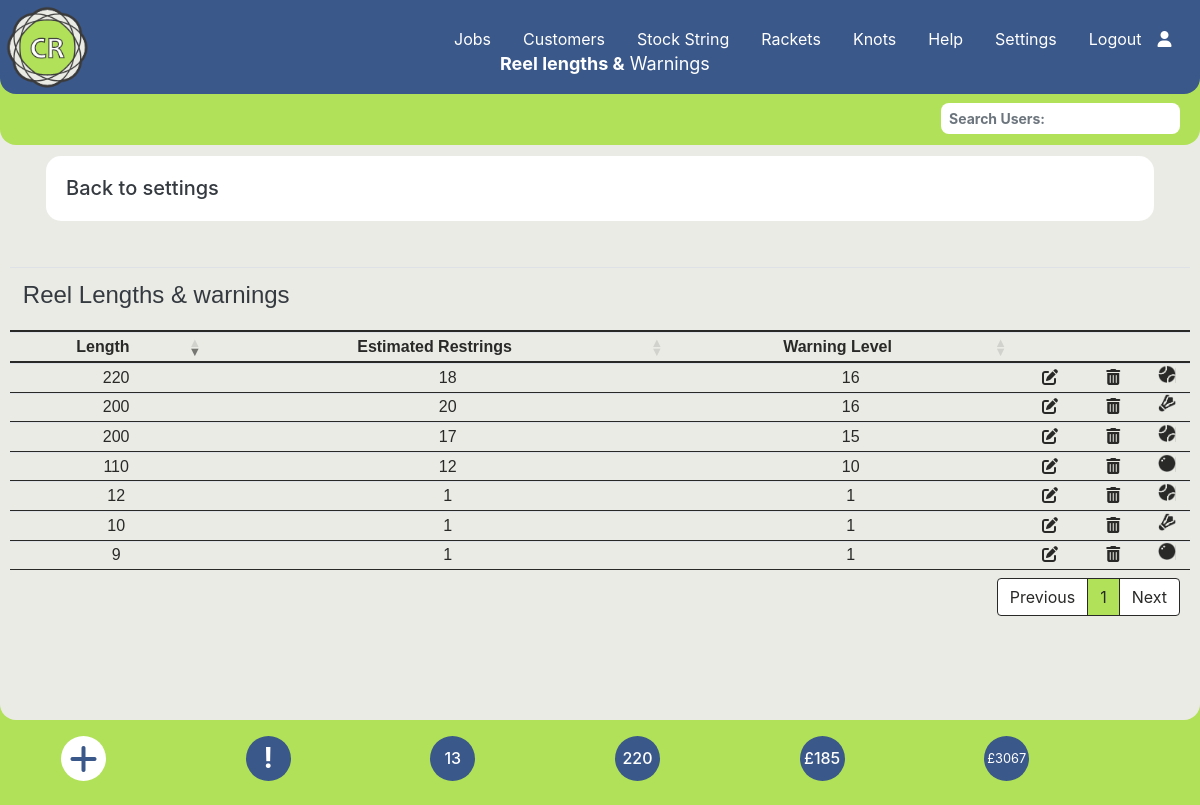
/reel-lengths.php (signed in), run on the app's committed database.
### tables this page shows
CREATE TABLE `reel_lengths` (
  `reel_length_id` int(3) NOT NULL,
  `length` int(4) NOT NULL,
  `warning_level` int(4) NOT NULL,
  `sport` int(3) NOT NULL
);

CREATE TABLE `sport` (
  `sportid` int(4) NOT NULL,
  `sportname` varchar(50) NOT NULL,
  `string_length_per_racket` int(3) NOT NULL,
  `image` varchar(100) NOT NULL
);

CREATE TABLE `settings` (
  `id` int(5) NOT NULL,
  `description` varchar(20) NOT NULL,
  `value` varchar(5) NOT NULL
);

### reel-lengths.php (the view, shortened to what this page needs)
<?php require_once('./Connections/wcba.php');
require_once('./menu.php');
$current_month_text = date("F");
$current_month_numeric = date("m");
$current_year = date("Y");
$query_Recordset6 = "SELECT * FROM stringjobs WHERE collection_date LIKE '___" . $current_month_numeric . "/" . $current_year . "%'ORDER BY job_id ASC;";
$Recordset6 = mysqli_query($conn, $query_Recordset6) or die(mysqli_error($conn));
$totalRows_Recordset6 = mysqli_num_rows($Recordset6);
$query_Recordset7 = "SELECT * FROM stringjobs ORDER BY job_id ASC;";
$Recordset7 = mysqli_query($conn, $query_Recordset7) or die(mysqli_error($conn));
$totalRows_Recordset7 = mysqli_num_rows($Recordset7);
$query_Recordset8 = "SELECT SUM(price) as SUM from stringjobs;";
$Recordset8 = mysqli_query($conn, $query_Recordset8) or die(mysqli_error($conn));
$row_Recordset8 = mysqli_fetch_assoc($Recordset8);
$sum = $row_Recordset8['SUM'];
$query_Recordset9 = "SELECT SUM(price) as SUM from stringjobs WHERE paid != '1';";
$Recordset9 = mysqli_query($conn, $query_Recordset9) or die(mysqli_error($conn));
$row_Recordset9 = mysqli_fetch_assoc($Recordset9);
$sum_owed = $row_Recordset9['SUM'];
$sql = "SELECT * FROM reel_lengths LEFT JOIN sport ON reel_lengths.sport = sport.sportid";
$Recordset4 = mysqli_query($conn, $sql) or die(mysqli_error($conn));
$row_Recordset4 = mysqli_fetch_assoc($Recordset4);
?>
<!DOCTYPE html>
<html lang="en">
<head>
  <link rel="stylesheet" href="https://cdnjs.cloudflare.com/ajax/libs/font-awesome/6.4.2/css/all.min.css">
  <link rel="stylesheet" href="https://stackpath.bootstrapcdn.com/bootstrap/4.3.1/css/bootstrap.min.css">
  <link rel="stylesheet" href="https://cdnjs.cloudflare.com/ajax/libs/bootstrap-datepicker/1.9.0/css/bootstrap-datepicker3.min.css">
  <link rel="stylesheet" href="./css/style.css">
  <link rel="stylesheet" type="text/css" href="https://cdn.datatables.net/1.13.6/css/dataTables.bootstrap4.min.css" />
</head>
<body data-spy="scroll" data-target="#main-nav">
  <?php
  echo $main_menus;
  ?>
  <div>
    <div class="home-section diva">
      <p class="fxdtext"><strong>Reel lengths &</strong> Warnings</p>
      <div class="container mt-3 pb-3 px-3 firstparavp">
        <div class="card cardvp">
          <div class="card-body">
            <a class="text-dark h5" href="./settings.php">Back to settings</a>
          </div>
        </div>
      </div>
      <table id="tblUser1" class="table-text table-hover table table-sm center" style="padding-top: 0; margin-top: 0">
        <thead>
          <tr>
            <th colspan="7">
              <div class="p-2 text-dark h4">Reel Lengths & warnings</div>
            </th>
          </tr>
          <tr>
            <th>
              Length
            </th>
            <th style="text-align: center">
              Estimated Restrings
            </th>
            <th style="text-align: center">
              Warning Level
            </th>
            <th style="text-align: center">
            </th>
            <th style="text-align: center">
            </th>
            <th></th>
          </tr>
        </thead>
        <tbody>
          <?php
          do {
            $estret = (round($row_Recordset4['length'] / $row_Recordset4['string_length_per_racket'])); ?>
            <tr>
              <td class="pl-3"><?php echo $row_Recordset4['length'] . $units; ?></td>
              <td class="pl-3" style="text-align: center"><?php echo $estret; ?></td>
              <td class="pl-3" style="text-align: center"><?php echo $row_Recordset4['warning_level']; ?></td>
              <td style="text-align: center"><i class=" fa-solid fa-pen-to-square" data-toggle="modal" data-target="#LengthEdit<?php echo $row_Recordset4['reel_length_id']; ?>"></i></td>
              <td style="text-align: center">
                <i class=" fa-solid fa-trash-can" data-toggle="modal" data-target="#LengthDelete<?php echo $row_Recordset4['reel_length_id']; ?>"></i>
              </td>
              <td class="m-0 p-0"><img class="m-0 p-0" src="./img/<?php echo $row_Recordset4['image']; ?>" width="18" height="18" style="padding:0; margin:0"></td>
            </tr>
          <?php
          } while ($row_Recordset4 = mysqli_fetch_assoc($Recordset4)); ?>
        </tbody>
      </table>
    </div>
  </div>
  <div class="container center">
    <div class="p-3 row">
      <div class="col-2">
        <a href="#" type="button" class="dot fa-solid fa-plus fa-2x" data-toggle="modal" data-target="#AddLength"></a>
      </div>
      <?php if (!empty($_SESSION['message'])) { ?>
        <div class="col-2">
          <h3 class="blinking" title="Warning Messages" data-toggle="modal" data-target="#warningModal"><strong>!</strong></h3>
        </div>
      <?php } else { ?>
        <div class="col-2">
          <h3 class="dotb" title="Warning Messages"><strong>!</strong></h3>
        </div>
      <?php } ?>
      <div class="col-2">
        <h3 class="dotbt h6 " title="Restrings for <?php echo $current_month_text; ?>"><?php echo $totalRows_Recordset6 ?></h3>
      </div>
      <div class="col-2">
        <a href="#" class="dotbt h6" title="Total restrings"><?php echo $totalRows_Recordset7 ?></a>
      </div>
      <div class="col-2">
        <a href="./jobs-unpaid.php" class="dotbt h6" title="Amount Owed"><?php echo "$currency" . $sum_owed ?></a>
      </div>
      <div class="col-2">
        <a href="#" class="dotbtt h7" title="Total Income"><small><?php echo "$currency" . $sum ?></small></a>
      </div>
    </div>
  </div>
</body>
</html>

### css/style.css (style rules this page uses)
body { background: #b1e158; color: #fff; z-index: 0; }
.fxdtext { position: fixed; top: 50px; left: 200px; font-weight: normal; font-size: 18px; color: #ffffff; z-index: 500; }
@media screen and (max-width: 2500px) { .fxdtext { left: 500px; } }
table.dataTable { clear: both; margin-top: 6px !important; margin-bottom: 6px !important; max-width: none !important; border-collapse: collapse !important; border-spacing: 0; padding-top: 120px; padding-left: 10px; padding-right: 10px; }
@media screen and (max-width: 2500px) { .table.dataTable { padding-top: 140px; font-size: 16px; } }
table.dataTable > thead > tr > th { border-bottom: 2px solid #292928; }
table.dataTable > tbody > tr > td { border-bottom: 1px solid #292928; }
.table-text { color: #292928; font-weight: normal; font: 14px Arial, sans-serif; }
.center { margin-left: auto; margin-right: auto; }
.home-section { background: #ebebe6; width: 100%; height: 670px; border-bottom-left-radius: 1rem; border-bottom-right-radius: 1rem; z-index: 1; }
@media screen and (max-width: 2500px) { .home-section { height: 720px; } }
a, a:hover, a:focus { color: inherit; text-decoration: none; transition: all 0.3s; }
.dot { height: 45px; width: 45px; background-color: #ffffff; border-radius: 50%; display: inline-block; color: #3b588a; display: flex; align-items: center; justify-content: center; }
.dotb { height: 45px; width: 45px; background-color: #3b588a; color: #ffffff; border-radius: 50%; display: inline-block; display: flex; align-items: center; justify-content: center; }
.dotbt { height: 45px; width: 45px; background-color: #3b588a; color: #ffffff; border-radius: 50%; display: inline-block; display: flex; align-items: center; justify-content: center; }
.dotbtt { height: 45px; width: 45px; background-color: #3b588a; color: #ffffff; border-radius: 50%; display: inline-block; display: flex; align-items: center; justify-content: center; }
.firstparavp { padding-top: 140px; z-index: 10; }
.nav-item { margin-left: 0rem; }
.nav-link { font-size: 16px; font-weight: 400; color: #ffffff; }
.cardvp { border-radius: 15px; border-style: solid; border-width: 0px; border-color: transparent; }
.diva { overflow-x: hidden; }
.dt-head-center { text-align: center; }

### data on the page
reel_lengths: length "200", length.string_length_per_racket "20", warning_level "16", sport.image (picture)
reel_lengths: length "110", length.string_length_per_racket "12", warning_level "10", sport.image (picture)
reel_lengths: length "10", length.string_length_per_racket "1", warning_level "1", sport.image (picture)
reel_lengths: length "12", length.string_length_per_racket "1", warning_level "1", sport.image (picture)
reel_lengths: length "220", length.string_length_per_racket "18", warning_level "16", sport.image (picture)
reel_lengths: length "9", length.string_length_per_racket "1", warning_level "1", sport.image (picture)
reel_lengths: length "200", length.string_length_per_racket "17", warning_level "15", sport.image (picture)
settings: value "£"

### other printed values
$_SESSION['loginmenu'] "Logout"
$totalRows_Recordset6 "13"
$totalRows_Recordset7 "220"
$sum_owed "185"
$sum "3067"
